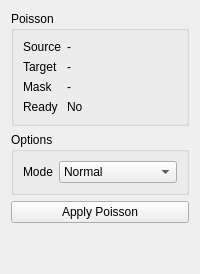
       <widget class="QWidget" name="page_poisson">
        <layout class="QVBoxLayout" name="layout_page_poisson">
         <item>
          <widget class="QGroupBox" name="group_poisson_state">
           <property name="title">
            <string>Poisson</string>
           </property>
           <layout class="QFormLayout" name="form_poisson_state">
            <item row="0" column="0">
             <widget class="QLabel" name="label_poisson_source">
              <property name="text">
               <string>Source</string>
              </property>
             </widget>
            </item>
            <item row="0" column="1">
             <widget class="QLabel" name="label_poisson_source_value">
              <property name="text">
               <string>-</string>
              </property>
             </widget>
            </item>
            <item row="1" column="0">
             <widget class="QLabel" name="label_poisson_target">
              <property name="text">
               <string>Target</string>
              </property>
             </widget>
            </item>
            <item row="1" column="1">
             <widget class="QLabel" name="label_poisson_target_value">
              <property name="text">
               <string>-</string>
              </property>
             </widget>
            </item>
            <item row="2" column="0">
             <widget class="QLabel" name="label_poisson_mask">
              <property name="text">
               <string>Mask</string>
              </property>
             </widget>
            </item>
            <item row="2" column="1">
             <widget class="QLabel" name="label_poisson_mask_value">
              <property name="text">
               <string>-</string>
              </property>
             </widget>
            </item>
            <item row="3" column="0">
             <widget class="QLabel" name="label_poisson_ready">
              <property name="text">
               <string>Ready</string>
              </property>
             </widget>
            </item>
            <item row="3" column="1">
             <widget class="QLabel" name="label_poisson_ready_value">
              <property name="text">
               <string>No</string>
              </property>
             </widget>
            </item>
           </layout>
          </widget>
         </item>
         <item>
          <widget class="QGroupBox" name="group_poisson_options">
           <property name="title">
            <string>Options</string>
           </property>
           <layout class="QFormLayout" name="form_poisson_options">
            <item row="0" column="0">
             <widget class="QLabel" name="label_poisson_mode">
              <property name="text">
               <string>Mode</string>
              </property>
             </widget>
            </item>
            <item row="0" column="1">
             <widget class="QComboBox" name="combo_poisson_mode">
              <item>
               <property name="text">
                <string>Normal</string>
               </property>
              </item>
              <item>
               <property name="text">
                <string>Mixed</string>
               </property>
              </item>
              <item>
               <property name="text">
                <string>Monochrome</string>
               </property>
              </item>
             </widget>
            </item>
           </layout>
          </widget>
         </item>
         <item>
          <widget class="QPushButton" name="button_poisson_apply">
           <property name="text">
            <string>Apply Poisson</string>
           </property>
          </widget>
         </item>
         <item>
          <spacer name="spacer_page_poisson">
           <property name="orientation">
            <enum>Qt::Vertical</enum>
           </property>
           <property name="sizeHint" stdset="0">
            <size>
             <width>20</width>
             <height>40</height>
            </size>
           </property>
          </spacer>
         </item>
        </layout>
       </widget>
